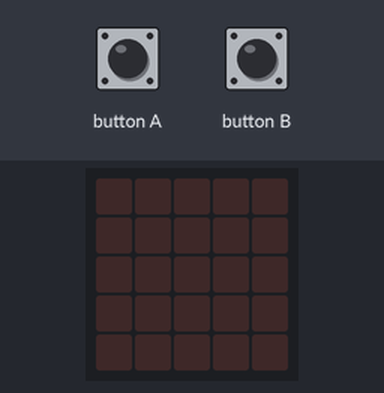
The program below on a simulated BBC micro:bit (MakeCode). Parts: the board's 5×5 LED display. Inputs (shaded band) come from the test bench.

Above: at 1.2 s.
1.3 s: button A pressed for 0.15 s
At 2.6 s:
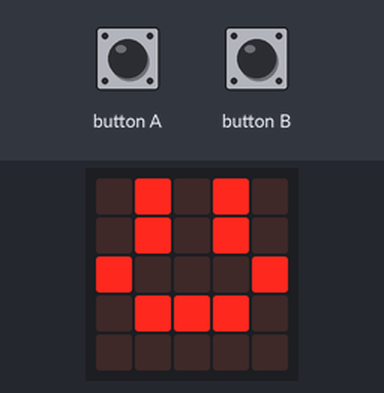
2.9 s: button B pressed for 0.15 s
At 3.9 s:
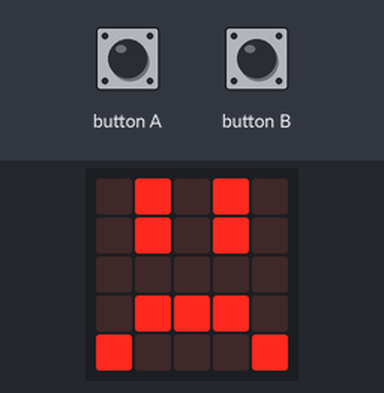
Timing chart, 0 to 5.9 s (numbered marks = the images above; inputs shaded):
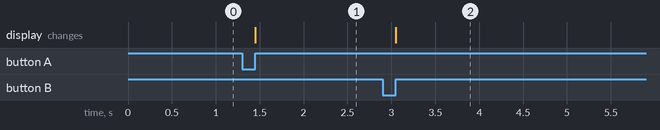

The program:

main.ts
```typescript
input.onButtonPressed(Button.A, function () {
    basic.showLeds(`
        . # . # .
        . # . # .
        # . . . #
        . # # # .
        . . . . .
        `)
})
input.onButtonPressed(Button.B, function () {
    basic.showLeds(`
        . # . # .
        . # . # .
        . . . . .
        . # # # .
        # . . . #
        `)
})
basic.forever(function () {

})
```

test.ts
```typescript
// 在這裡測試；當此封包作為擴充功能時，將不會編譯此內容。
```

Measured:
- after the input at 1.3 s, the display: changes after 0.15 s (image 1)
- after the input at 2.9 s, the display: changes after 0.15 s (image 2)
